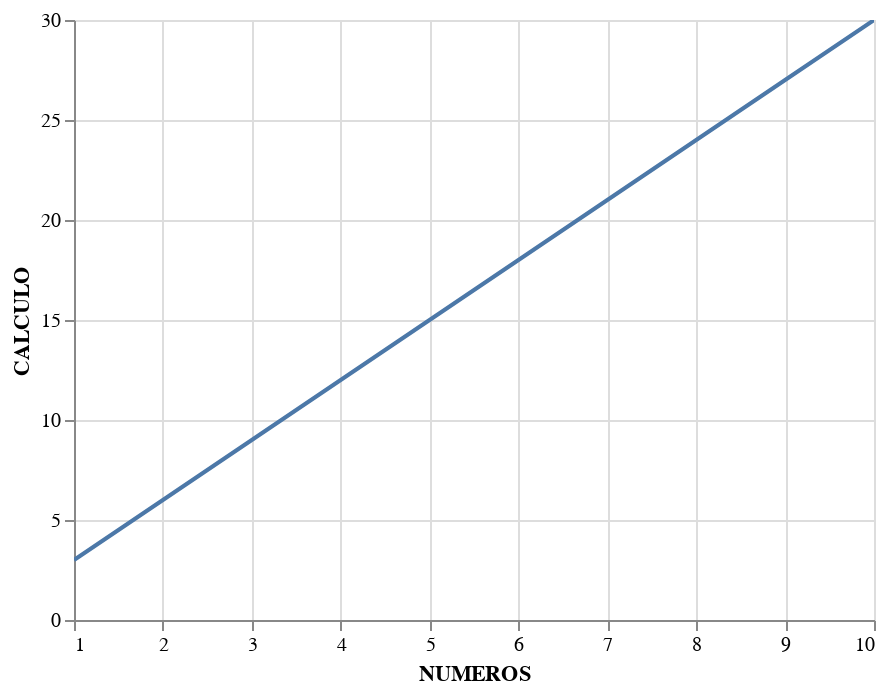

The notebook cell this image was saved under:
### Code cell
grafico.display()

### Figure 1 — Vega-Lite specification as saved in the notebook (floating-point values rounded to 4 significant figures)
{"config": {"view": {"continuousWidth": 400, "continuousHeight": 300}}, "data": {"name": "data-a78554d26b884e7c98dd66f9435cf46f"}, "mark": "line", "encoding": {"tooltip": [{"type": "quantitative", "field": "NUMEROS"}, {"type": "quantitative", "field": "CALCULO"}], "x": {"type": "quantitative", "field": "NUMEROS"}, "y": {"type": "quantitative", "field": "CALCULO"}}, "selection": {"selector003": {"type": "interval", "bind": "scales", "encodings": ["x", "y"]}}, "$schema": "https://vega.github.io/schema/vega-lite/v4.8.1.json", "datasets": {"data-a78554d26b884e7c98dd66f9435cf46f": [{"LETRAS": "A", "NUMEROS": 1, "CALCULO": 3}, {"LETRAS": "B", "NUMEROS": 2, "CALCULO": 6}, {"LETRAS": "C", "NUMEROS": 3, "CALCULO": 9}, {"LETRAS": "D", "NUMEROS": 4, "CALCULO": 12}, {"LETRAS": "E", "NUMEROS": 5, "CALCULO": 15}, {"LETRAS": "F", "NUMEROS": 6, "CALCULO": 18}, {"LETRAS": "G", "NUMEROS": 7, "CALCULO": 21}, {"LETRAS": "H", "NUMEROS": 8, "CALCULO": 24}, {"LETRAS": "I", "NUMEROS": 9, "CALCULO": 27}, {"LETRAS": "J", "NUMEROS": 10, "CALCULO": 30}]}}
